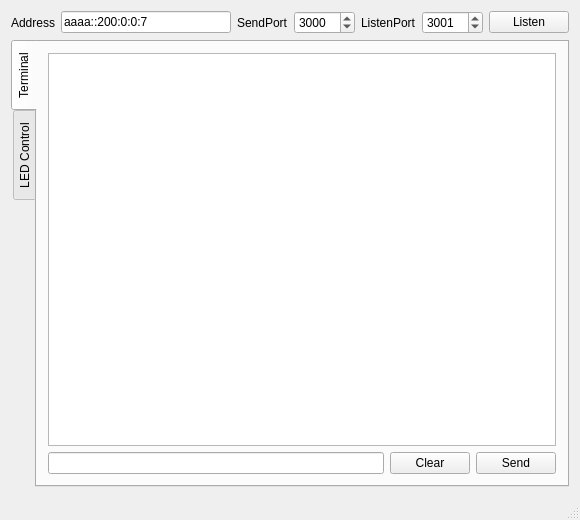
<?xml version="1.0" encoding="UTF-8"?>
<ui version="4.0">
 <class>MainWindow</class>
 <widget class="QMainWindow" name="MainWindow">
  <property name="geometry">
   <rect>
    <x>0</x>
    <y>0</y>
    <width>580</width>
    <height>520</height>
   </rect>
  </property>
  <property name="windowTitle">
   <string>MainWindow</string>
  </property>
  <widget class="QWidget" name="centralWidget">
   <layout class="QVBoxLayout" name="verticalLayout">
    <item>
     <layout class="QHBoxLayout" name="horizontalLayout">
      <item>
       <widget class="QLabel" name="label">
        <property name="text">
         <string>Address</string>
        </property>
       </widget>
      </item>
      <item>
       <widget class="QLineEdit" name="addressEdit">
        <property name="text">
         <string>aaaa::200:0:0:7</string>
        </property>
       </widget>
      </item>
      <item>
       <widget class="QLabel" name="label_2">
        <property name="text">
         <string>SendPort</string>
        </property>
       </widget>
      </item>
      <item>
       <widget class="QSpinBox" name="sendPortBox">
        <property name="maximum">
         <number>65535</number>
        </property>
        <property name="value">
         <number>3000</number>
        </property>
       </widget>
      </item>
      <item>
       <widget class="QLabel" name="label_3">
        <property name="text">
         <string>ListenPort</string>
        </property>
       </widget>
      </item>
      <item>
       <widget class="QSpinBox" name="listenPortBox">
        <property name="maximum">
         <number>65535</number>
        </property>
        <property name="value">
         <number>3001</number>
        </property>
       </widget>
      </item>
      <item>
       <widget class="QPushButton" name="listenButton">
        <property name="text">
         <string>Listen</string>
        </property>
       </widget>
      </item>
     </layout>
    </item>
    <item>
     <widget class="QTabWidget" name="tabWidget">
      <property name="tabPosition">
       <enum>QTabWidget::West</enum>
      </property>
      <property name="currentIndex">
       <number>0</number>
      </property>
      <widget class="QWidget" name="tab">
       <attribute name="title">
        <string>Terminal</string>
       </attribute>
       <layout class="QVBoxLayout" name="verticalLayout_2">
        <item>
         <widget class="QTextBrowser" name="terminalBrowser"/>
        </item>
        <item>
         <layout class="QHBoxLayout" name="horizontalLayout_2">
          <item>
           <widget class="QLineEdit" name="sendEdit"/>
          </item>
          <item>
           <widget class="QPushButton" name="clearButton">
            <property name="text">
             <string>Clear</string>
            </property>
           </widget>
          </item>
          <item>
           <widget class="QPushButton" name="sendButton">
            <property name="text">
             <string>Send</string>
            </property>
           </widget>
          </item>
         </layout>
        </item>
       </layout>
      </widget>
      <widget class="QWidget" name="tab_2">
       <attribute name="title">
        <string>LED Control</string>
       </attribute>
       <layout class="QVBoxLayout" name="verticalLayout_3">
        <item>
         <layout class="QHBoxLayout" name="horizontalLayout_4">
          <item>
           <widget class="QLabel" name="label_4">
            <property name="text">
             <string>Position</string>
            </property>
           </widget>
          </item>
          <item>
           <widget class="QSlider" name="posSlider">
            <property name="maximum">
             <number>149</number>
            </property>
            <property name="value">
             <number>80</number>
            </property>
            <property name="orientation">
             <enum>Qt::Horizontal</enum>
            </property>
           </widget>
          </item>
         </layout>
        </item>
        <item>
         <widget class="QGroupBox" name="groupBox">
          <property name="title">
           <string>Color</string>
          </property>
          <layout class="QGridLayout" name="gridLayout">
           <item row="0" column="0">
            <widget class="QLabel" name="label_5">
             <property name="text">
              <string>Red</string>
             </property>
            </widget>
           </item>
           <item row="0" column="1">
            <widget class="QSlider" name="redSlider">
             <property name="maximum">
              <number>255</number>
             </property>
             <property name="value">
              <number>100</number>
             </property>
             <property name="orientation">
              <enum>Qt::Horizontal</enum>
             </property>
            </widget>
           </item>
           <item row="1" column="0">
            <widget class="QLabel" name="label_6">
             <property name="text">
              <string>Green</string>
             </property>
            </widget>
           </item>
           <item row="1" column="1">
            <widget class="QSlider" name="greenSlider">
             <property name="maximum">
              <number>255</number>
             </property>
             <property name="value">
              <number>200</number>
             </property>
             <property name="orientation">
              <enum>Qt::Horizontal</enum>
             </property>
            </widget>
           </item>
           <item row="2" column="0">
            <widget class="QLabel" name="label_7">
             <property name="text">
              <string>Blue</string>
             </property>
            </widget>
           </item>
           <item row="2" column="1">
            <widget class="QSlider" name="blueSlider">
             <property name="maximum">
              <number>255</number>
             </property>
             <property name="value">
              <number>30</number>
             </property>
             <property name="orientation">
              <enum>Qt::Horizontal</enum>
             </property>
            </widget>
           </item>
           <item row="3" column="0">
            <widget class="QLabel" name="label_8">
             <property name="text">
              <string>Intensity</string>
             </property>
            </widget>
           </item>
           <item row="3" column="1">
            <widget class="QSlider" name="intensitySlider">
             <property name="value">
              <number>50</number>
             </property>
             <property name="orientation">
              <enum>Qt::Horizontal</enum>
             </property>
            </widget>
           </item>
          </layout>
         </widget>
        </item>
        <item>
         <layout class="QHBoxLayout" name="horizontalLayout_3">
          <item>
           <widget class="QPushButton" name="resendButton">
            <property name="text">
             <string>Resend last</string>
            </property>
           </widget>
          </item>
          <item>
           <spacer name="horizontalSpacer">
            <property name="orientation">
             <enum>Qt::Horizontal</enum>
            </property>
            <property name="sizeHint" stdset="0">
             <size>
              <width>40</width>
              <height>20</height>
             </size>
            </property>
           </spacer>
          </item>
          <item>
           <widget class="QPushButton" name="autoButton">
            <property name="text">
             <string>Auto</string>
            </property>
           </widget>
          </item>
          <item>
           <widget class="QPushButton" name="allOnButton">
            <property name="text">
             <string>All on</string>
            </property>
           </widget>
          </item>
          <item>
           <widget class="QPushButton" name="allOffButton">
            <property name="text">
             <string>All off</string>
            </property>
           </widget>
          </item>
         </layout>
        </item>
        <item>
         <spacer name="verticalSpacer">
          <property name="orientation">
           <enum>Qt::Vertical</enum>
          </property>
          <property name="sizeHint" stdset="0">
           <size>
            <width>20</width>
            <height>147</height>
           </size>
          </property>
         </spacer>
        </item>
       </layout>
      </widget>
     </widget>
    </item>
   </layout>
  </widget>
  <widget class="QMenuBar" name="menuBar">
   <property name="geometry">
    <rect>
     <x>0</x>
     <y>0</y>
     <width>580</width>
     <height>25</height>
    </rect>
   </property>
  </widget>
  <widget class="QStatusBar" name="statusBar"/>
 </widget>
 <layoutdefault spacing="6" margin="11"/>
 <resources/>
 <connections>
  <connection>
   <sender>sendEdit</sender>
   <signal>returnPressed()</signal>
   <receiver>sendButton</receiver>
   <slot>click()</slot>
   <hints>
    <hint type="sourcelabel">
     <x>343</x>
     <y>476</y>
    </hint>
    <hint type="destinationlabel">
     <x>558</x>
     <y>476</y>
    </hint>
   </hints>
  </connection>
  <connection>
   <sender>clearButton</sender>
   <signal>clicked()</signal>
   <receiver>terminalBrowser</receiver>
   <slot>clear()</slot>
   <hints>
    <hint type="sourcelabel">
     <x>443</x>
     <y>474</y>
    </hint>
    <hint type="destinationlabel">
     <x>433</x>
     <y>419</y>
    </hint>
   </hints>
  </connection>
  <connection>
   <sender>intensitySlider</sender>
   <signal>valueChanged(int)</signal>
   <receiver>resendButton</receiver>
   <slot>click()</slot>
   <hints>
    <hint type="sourcelabel">
     <x>148</x>
     <y>114</y>
    </hint>
    <hint type="destinationlabel">
     <x>148</x>
     <y>119</y>
    </hint>
   </hints>
  </connection>
  <connection>
   <sender>blueSlider</sender>
   <signal>valueChanged(int)</signal>
   <receiver>resendButton</receiver>
   <slot>click()</slot>
   <hints>
    <hint type="sourcelabel">
     <x>148</x>
     <y>114</y>
    </hint>
    <hint type="destinationlabel">
     <x>142</x>
     <y>119</y>
    </hint>
   </hints>
  </connection>
  <connection>
   <sender>greenSlider</sender>
   <signal>valueChanged(int)</signal>
   <receiver>resendButton</receiver>
   <slot>click()</slot>
   <hints>
    <hint type="sourcelabel">
     <x>148</x>
     <y>114</y>
    </hint>
    <hint type="destinationlabel">
     <x>117</x>
     <y>119</y>
    </hint>
   </hints>
  </connection>
  <connection>
   <sender>redSlider</sender>
   <signal>valueChanged(int)</signal>
   <receiver>resendButton</receiver>
   <slot>click()</slot>
   <hints>
    <hint type="sourcelabel">
     <x>148</x>
     <y>114</y>
    </hint>
    <hint type="destinationlabel">
     <x>110</x>
     <y>119</y>
    </hint>
   </hints>
  </connection>
 </connections>
</ui>
